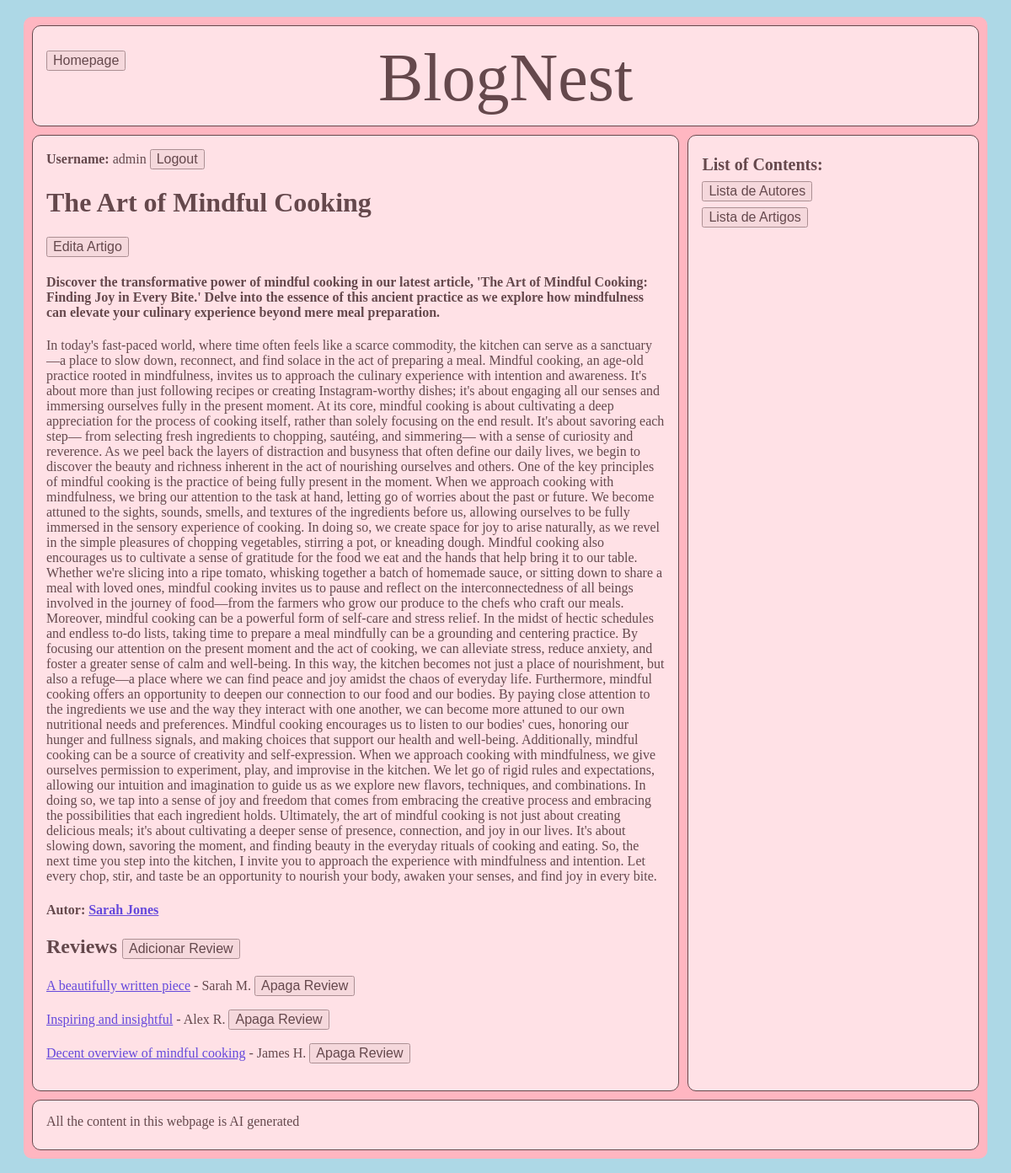
Screenshot of /artigos/artigo/1 (signed in) with the database file from the repository.
### artigos/models.py (models this page shows, shortened)
class Artigo(models.Model):
    titulo = models.CharField(max_length = 150)
    resumo = models.TextField(blank = True)
    texto = models.TextField(blank = True, null = True)
    link = models.URLField()
    data_de_publicacao = models.IntegerField(verbose_name = 'Data de Publicação')
    autor = models.ManyToManyField(Autor, related_name = 'artigo')

class Autor(models.Model):
    nome = models.CharField(max_length = 100)
    info = models.TextField(blank = True)
    foto = models.ImageField(upload_to='blognest_fotos', null = True, blank = True)

class Review(models.Model):
    utilizador = models.ForeignKey(Utilizador, on_delete = models.CASCADE, related_name = 'review', null = True)
    preview_review = models.CharField(max_length = 150)
    artigo = models.ForeignKey(Artigo, on_delete = models.CASCADE, related_name = 'review')
    texto = models.TextField(blank = True)
    numero = models.IntegerField(null = True, validators=[MinValueValidator(0),
                                       MaxValueValidator(5)])

class Utilizador(models.Model):
    nome = models.CharField(max_length = 100)
    ano_de_inscricao = models.IntegerField(verbose_name = 'Ano de Inscrição')
    foto_de_perfil = models.ImageField(null = True)

### artigos/views.py (the view)
# urls.py: path('artigo/<int:artigo_id>', views.artigo_view, name='artigo'),
def artigo_view(request, artigo_id):
    artigo = Artigo.objects.get(id=artigo_id)
    context = {
        'artigo' : Artigo.objects.get(id= artigo_id),
        'autor' : Autor.objects,
        'reviews' : Review.objects.filter(artigo=artigo)
    }
    return render(request, "artigos/artigo.html", context)

### artigos/templates/artigos/artigo.html
{% extends 'artigos/layout.html' %}
{% block content %}
    <h1>{{ artigo.titulo }}</h1>
    {% if request.user.is_authenticated %}
        <a href = "{% url 'artigos:edita_artigo' artigo.id %}"><button>Edita Artigo</button></a>
    {% endif %}
    <h4>{{artigo.resumo}}</h4>
    <p>{{ artigo.texto }}</p>
    {% for autor in artigo.autor.all %}
        <h4>Autor: <a href = "{% url 'artigos:autor' autor.id %}"> {{autor.nome}}</a></h4>
    {% endfor %}
    <h2>Reviews
        <a href = "{% url 'artigos:nova_review' %}">
            {% if request.user.is_authenticated %}
                <button>Adicionar Review</button>
            {% endif %}
        </a>
    </h2>
    {% if reviews|length > 0 %}
        {% for review in reviews %}
                <p>
                    <a href = "{% url 'artigos:review' review.id %}">{{review.preview_review}}</a> - {{review.utilizador.nome}}
                     {% if request.user.is_authenticated %}
                        <a href = "{% url 'artigos:apaga_review' review.id %}"><button>Apaga Review</button></a>
                    {% endif %}
                </p>
        {% endfor %}
    {% else %}
        <p>No reviews yet, come back later!</p>
    {% endif %}
{% endblock %}

### artigos/templates/artigos/layout.html (shortened to what this page needs)
<html>
    {% if request.user.is_authenticated %}
    <head>
        <link rel="stylesheet" href="/static/artigos/estilos.css">
    </head>
    <body>
        <div class="contentor">
            <header>
                <a class = "home-button" href="{% url 'autenticacao:index' %}"><button>Homepage</button></a>
                BlogNest
            </header>
            <aside>
                <div class = "list-of-contents">
                    <div id = "contents">List of Contents:</div>
                    <div><a href="{% url 'artigos:autores' %}"><button>Lista de Autores</button></a></div>
                    <div><a href="{% url 'artigos:index' %}"><button>Lista de Artigos</button></a></div>
                </div>
            </aside>
            <main>
                {% if request.user.is_authenticated %}
                    <b>Username:</b> {{request.user.username}}
                    <a href="{% url 'autenticacao:logout' %}"><button>Logout</button></a>
                {% else %}
                    <a href="{% url 'autenticacao:login' %}"><button>Login</button></a>
                    <a href="{% url 'autenticacao:registo' %}"><button>Registar</button></a>
                {% endif %}
                {% block content %}
                {% endblock %}
            </main>
            <footer>
                All the content in this webpage is AI generated
            </footer>
        </div>
    </body>
    {%endif%}
</html>

### static/artigos/estilos.css (style rules this page uses)
body { background: lightblue; color: white; }
button { font-size: 1rem; }
#contents { color: black; font-weight: bold; font-size: 20px; }
.home-button { position: absolute; top: 50px; left: 35px; padding: 10px 20px; }
div.contentor > * { background-color: white; opacity: 0.6; border: 1px solid black; padding: 1rem; border-radius: 10px; }
header { grid-area: header; color: black; font-size: 5rem; text-align: center; }
main { grid-area: main; color: black; font-size: 1rem; background-color: lightpink; }
aside { grid-area: aside; color: black; }
footer { grid-area: footer; color: black; }
div.contentor { margin: 20px; height: auto; display: grid; background-color: lightpink; border-radius: 10px; grid-template-areas: 'header header header' 'main main aside' 'footer footer footer'; gap: 10px; padding: 10px; grid-template-columns: 20vw 3fr 2fr; grid-template-rows: 15vh auto 60px; }
.list-of-contents { display: flex; flex-direction: column; justify-content: space-evenly; align-items: flex-start; height: 100px; }

### rows the page displays
Artigo: titulo "The Art of Mindful Cooking", resumo "Discover the transformative power of mindful cooking in our latest article, 'The Art of Mindful Cooking: Finding Joy in Every Bite.' Delve into the essence of this ancient practice as we explore how mindfulness can elevate your culinary experience beyond mere meal preparation.", texto "In today's fast-paced world, where time often feels like a scarce commodity, the kitchen can serve as a sanctuary—a place to slow down, reconnect, and find solace in the act of preparing a meal. Mindful cooking, an age-old practice rooted in mindfulness, invites us to approach the culinary experience with intention and awareness. It's about more than just following recipes or creating Instagram-worthy dishes; it's about engaging all our senses and immersing ourselves fully in the present moment. At its core, mindful cooking is about cultivating a deep appreciation for the process of cooking itself, rather than solely focusing on the end result. It's about savoring each step— from selecting…"
Autor: nome "Sarah Jones"
Review: preview_review "A beautifully written piece", utilizador.nome "Sarah M."
Review: preview_review "Inspiring and insightful", utilizador.nome "Alex R."
Review: preview_review "Decent overview of mindful cooking", utilizador.nome "James H."

### other values shown
{{ request.user.username }} "admin"
